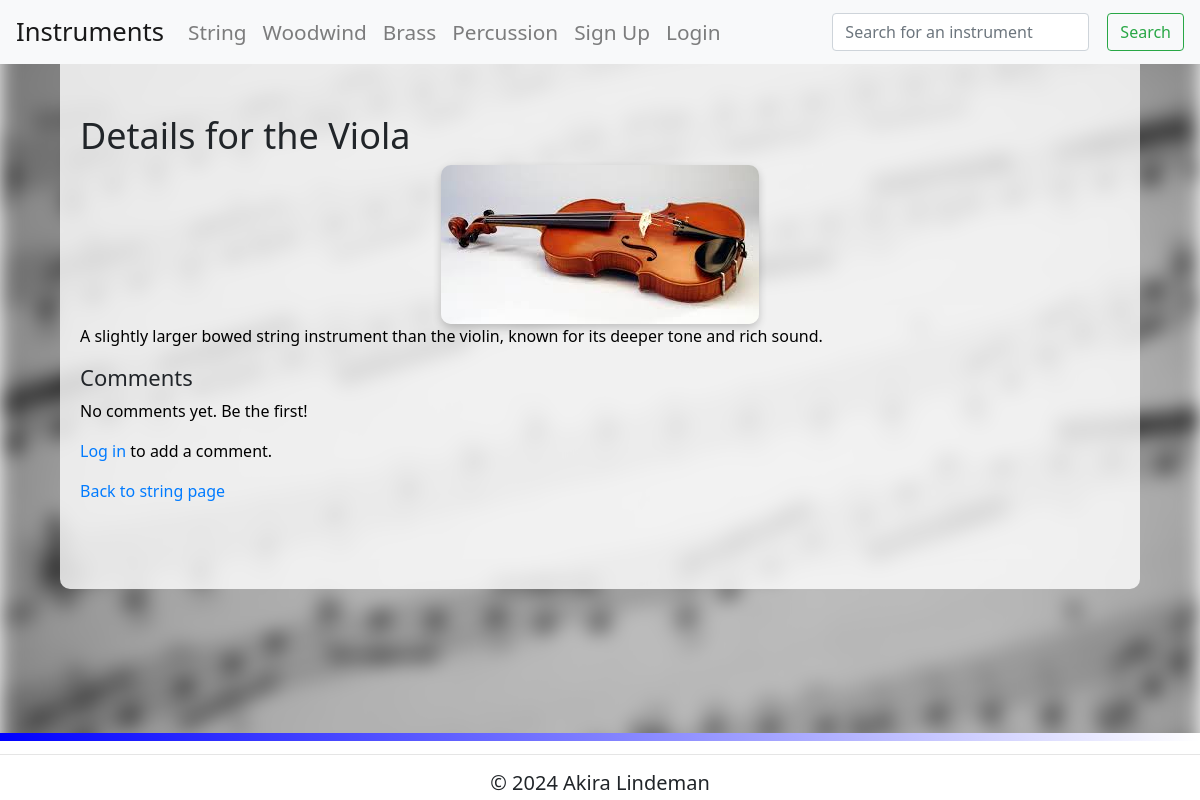
The page /instrument/2 on the database as committed earlier.
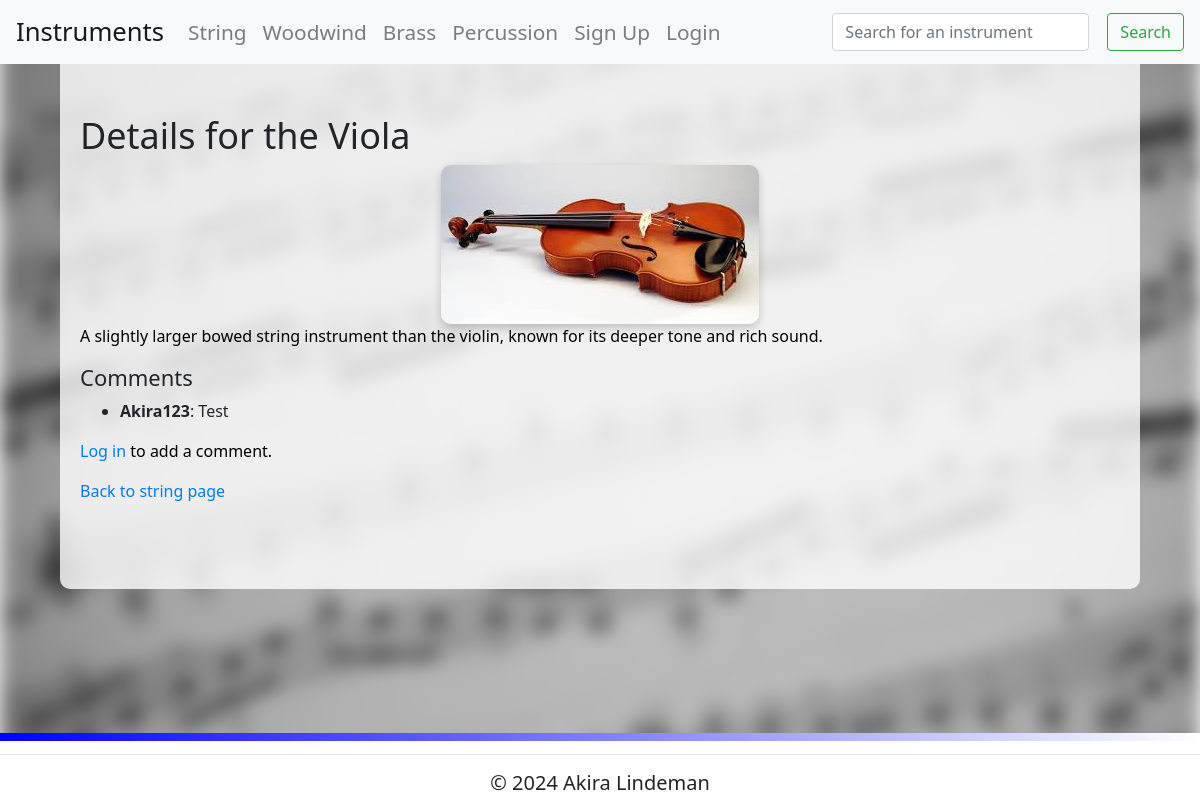
The same page on the database as committed later.
### tables this page shows
CREATE TABLE Comments (id INTEGER PRIMARY KEY, instrument_id INTEGER REFERENCES Instrument (id), user_id INTEGER REFERENCES Users (id), comment TEXT, comment_status INTEGER);

CREATE TABLE Users (id INTEGER PRIMARY KEY AUTOINCREMENT, username TEXT, password TEXT, admin INTEGER);

### routes.py (the view)
@app.route('/instrument/<int:instrument_id>')
def instrument_details(instrument_id):
    try:
        query = "SELECT COUNT(1) FROM Instrument WHERE id = ?"
        instrument_exists = sql_queries(query, (instrument_id,), 'fetchone')
        if not instrument_exists or not instrument_exists[0]:  # No instrument found
            raise KeyError
        instrument_query = """
        SELECT Instrument.id, Instrument.name, Instrument.description,
        Instrument.image, InstrumentFamily.id, InstrumentFamily.name
        FROM Instrument
        JOIN InstrumentFamily ON Instrument.familyid = InstrumentFamily.id
        WHERE Instrument.id = ?
        """
        instrument = sql_queries(instrument_query, (instrument_id,), 'fetchone')
        if instrument is None:  # If no data returned
            abort(404)
        comments_query = """
        SELECT Comments.id, Comments.comment, Users.username, Comments.user_id
        FROM Comments
        JOIN Users ON Comments.user_id = Users.id
        WHERE Comments.instrument_id = ? AND Comments.comment_status = 1
        """
        comments = sql_queries(comments_query, (instrument_id,), 'fetchall')
        return render_template('instrument.html', instrument=instrument, comments=comments)
    except OverflowError as e:
        print(f"OverflowError occurred: {e}")  # Log error for debugging
        abort(414, description="The instrument ID is too large.")
    except ValueError:
        abort(414)
    except KeyError:
        abort(404)
    except Exception as e:
        print(f"General Exception occurred: {e}")  # Log error for debugging
        abort(500, description=str(e))

### routes.py (called while the page is built)
def sql_queries(query, params, option):
    connection = sqlite3.connect('instruments.db')
    cursor = connection.cursor()
    cursor.execute(query, params)
    if option == 'fetchone':
        result = cursor.fetchone()
    elif option == 'fetchall':
        result = cursor.fetchall()
    elif option == 'commit':
        connection.commit()
        result = None
    connection.close()
    return result

### templates/instrument.html (shortened to what this page needs)
{% extends 'layout.html' %}
{% block content %}
  <div id="content">
    {% if instrument %}
      <h1>Details for the {{ instrument[1] }}</h1>
      <img src="{{ instrument[3] }}" alt="Image of {{ instrument[1] }}" class="instrument-image">
      <p>{{ instrument[2] }}</p>
      <h2>Comments</h2>
      {% if comments %}
      <ul>
        {% for comment in comments %}
          <li>
            <strong>{{ comment[2] }}</strong>: {{ comment[1] }}
          </li>
        {% endfor %}
      </ul>
      {% else %}
        <p>No comments yet. Be the first!</p>
      {% endif %}
      {% if session.get('user_id') %}
        <a href="{{ url_for('add_comment', instrument_id=instrument[0]) }}" class="btn btn-primary">Add Comment</a>
      {% else %}
        <p><a href="{{ url_for('login') }}">Log in</a> to add a comment.</p>
      {% endif %}
      {% if instrument[5] %}
        <p><a href="{{ url_for(instrument[5] | lower) }}">Back to {{ instrument[5] }} page</a></p>
      {% else %}
        <p><a href="{{ url_for('instrument_list') }}">Back to instrument list</a></p>
      {% endif %}
    {% else %}
      <p>Instrument not found.</p>
    {% endif %}
  </div>
{% endblock %}

Rows that differ between the two databases and show on the page:
added Comments: username "Akira123", comment "Test"
Other text that changed with them:
text no longer shown: "No comments yet. Be the first!"
